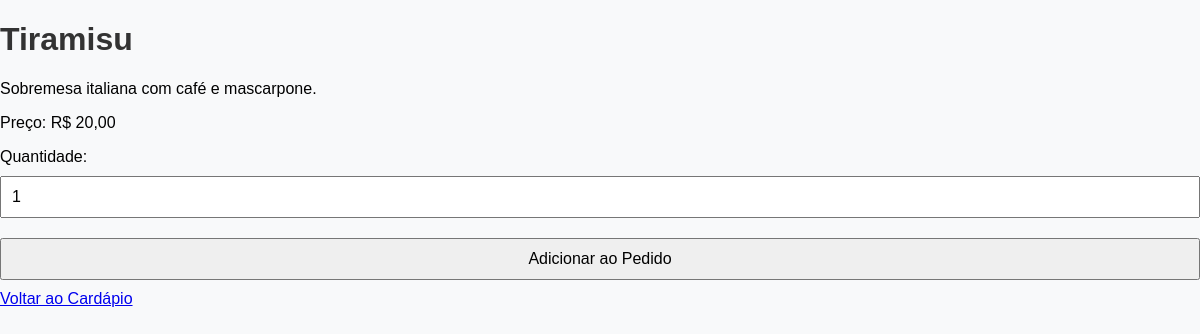
The app's page /detalhes.php?id=4 (signed in) with its own data.
### tables this page shows
CREATE TABLE tb_itens (
    id INT AUTO_INCREMENT PRIMARY KEY,
    idCategoria INT,
    nome VARCHAR(255) NOT NULL,
    descricao TEXT,
    foto BLOB,
    preco DECIMAL(10, 2) NOT NULL,
    FOREIGN KEY (idCategoria) REFERENCES tb_categoria(id)
);

### detalhes.php (the view, shortened to what this page needs)
<?php
include 'conexao.php';
if (isset($_GET['id'])) {
    $idItem = $_GET['id'];
    $queryItem = $conn->prepare("SELECT * FROM tb_itens WHERE id = :id");
    $queryItem->bindParam(':id', $idItem);
    $queryItem->execute();
    $item = $queryItem->fetch(PDO::FETCH_ASSOC);
} else {
    echo "ID do item não informado.";
    exit();
}
?>
<!DOCTYPE html>
<html lang="pt-BR">
<head>
    <link rel="stylesheet" href="css/estilo.css">
</head>
<body>
    <div class="detalhes-container">
        <h1><?= htmlspecialchars($item['nome']) ?></h1>
        <p><?= htmlspecialchars($item['descricao']) ?></p>
        <p>Preço: R$ <?= number_format($item['preco'], 2, ',', '.') ?></p>
        <form method="POST" action="">
            <label>Quantidade:</label>
            <input type="number" name="quantidade" value="1" min="1" required>
            <button type="submit">Adicionar ao Pedido</button>
        </form>
        <a href="cardapio.php">Voltar ao Cardápio</a>
    </div>
</body>
</html>

### css/estilo.css (style rules this page uses)
body { font-family: Arial, sans-serif; background-color: #f8f9fa; margin: 0; padding: 0; }
h1, h2, h3 { color: #333; }
form { display: flex; flex-direction: column; }
input, button { margin: 10px 0; padding: 10px; font-size: 16px; }

### records on screen
tb_itens: nome "Tiramisu", descricao "Sobremesa italiana com café e mascarpone.", preco "20,00"
